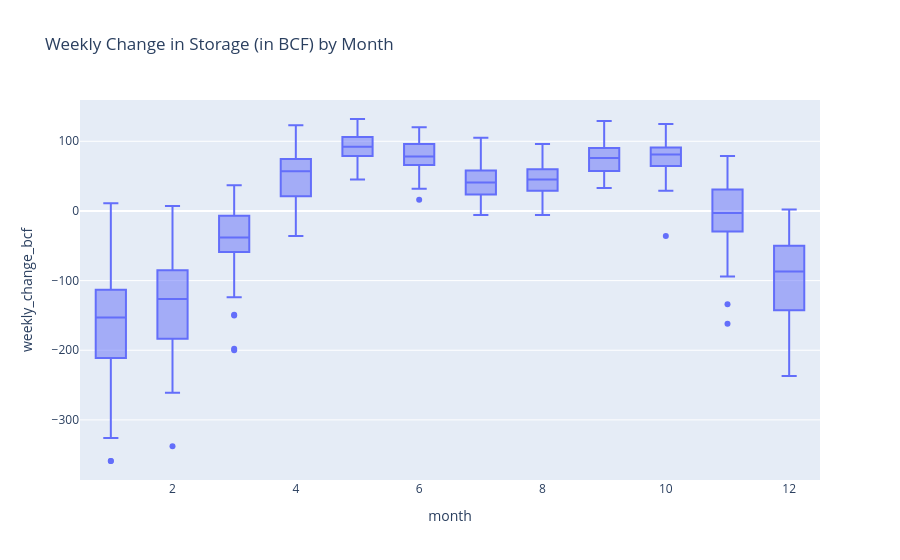

Notebook code for this chart:
### Code cell
# boxplot by month

fig5=px.box(storage, x='month', y='weekly_change_bcf', title='Weekly Change in Storage (in BCF) by Month')
fig5.show()

### Figure 1 — Plotly figure (JSON) as saved in the notebook; plotly's stock layout.template omitted (floating-point values rounded to 4 significant figures; data arrays with more than 128 entries replaced by an {"elided": "..."} marker saying what was removed)
{"data": [{"alignmentgroup": "True", "hovertemplate": "month=%{x}<br>weekly_change_bcf=%{y}<extra></extra>", "legendgroup": "", "marker": {"color": "#636efa"}, "name": "", "notched": false, "offsetgroup": "", "orientation": "v", "showlegend": false, "type": "box", "x": {"elided": "624 int values"}, "x0": " ", "xaxis": "x", "y": {"elided": "624 float values"}, "y0": " ", "yaxis": "y"}], "layout": {"boxmode": "group", "legend": {"tracegroupgap": 0}, "title": {"text": "Weekly Change in Storage (in BCF) by Month"}, "xaxis": {"anchor": "y", "domain": [0, 1], "title": {"text": "month"}}, "yaxis": {"anchor": "x", "domain": [0, 1], "title": {"text": "weekly_change_bcf"}}}}
